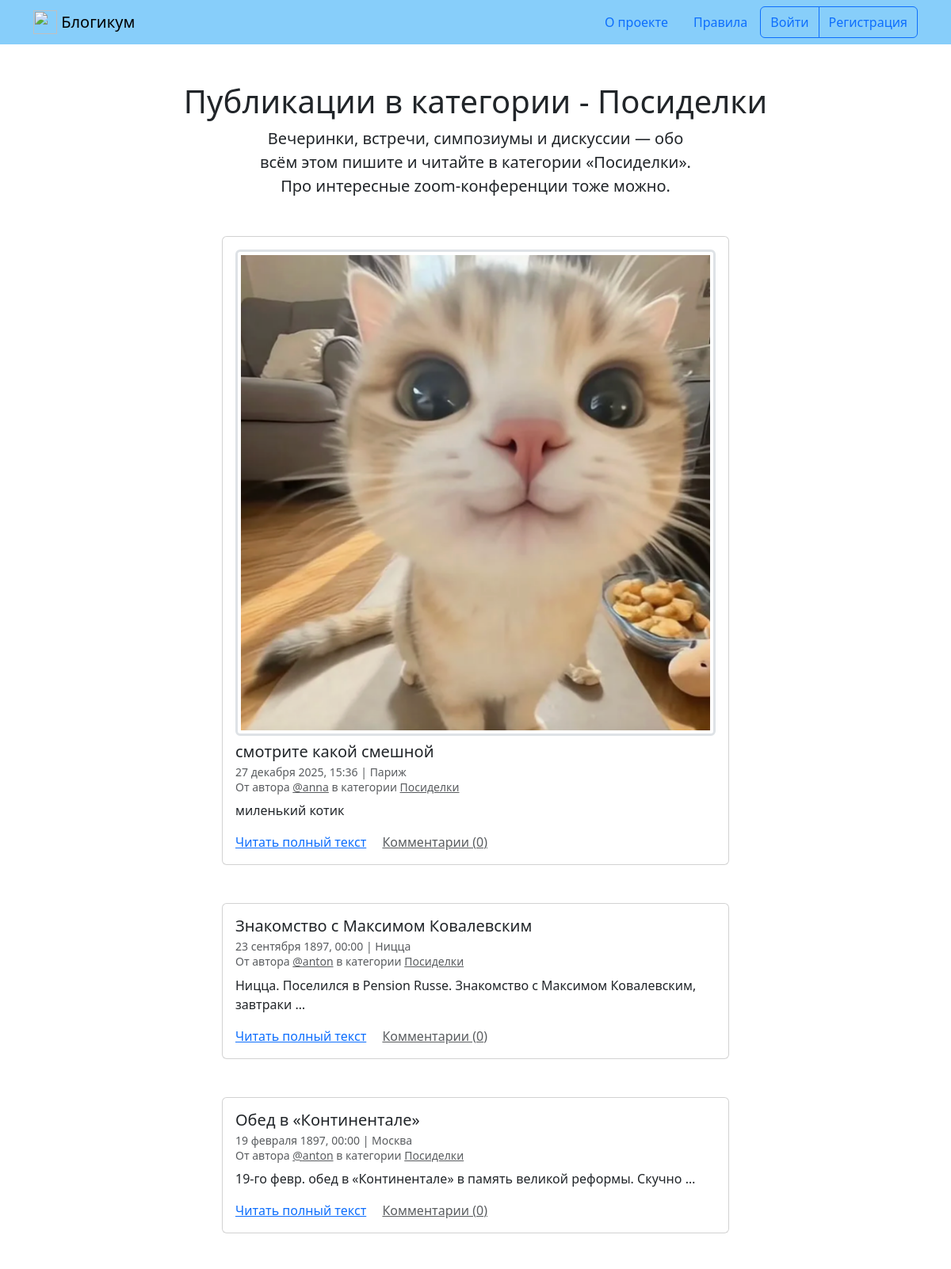
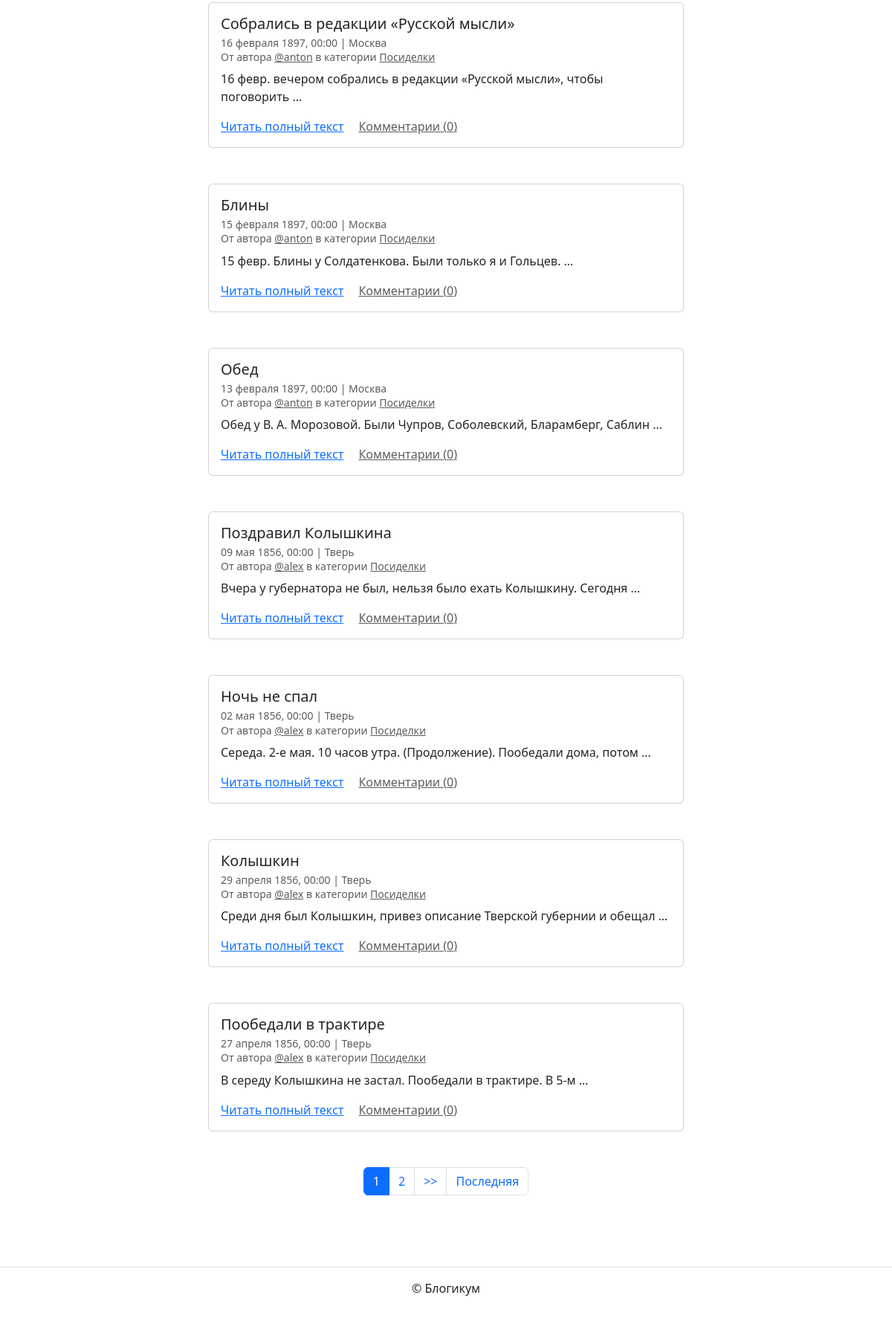
Page /category/party/ on the committed database (2 pictures, top to bottom).
### blog/models.py (models this page shows, shortened)
class PublishedModel(models.Model):
    is_published = models.BooleanField(
        default=True,
        verbose_name='Опубликовано',
        help_text='Снимите галочку, чтобы скрыть публикацию.'
    )
    created_at = models.DateTimeField(
        auto_now_add=True,
        verbose_name='Добавлено'
    )
    class Meta:
        abstract = True

class Category(PublishedModel):
    title = models.CharField(
        max_length=256,
        verbose_name='Заголовок'
    )
    description = models.TextField(
        verbose_name='Описание'
    )
    slug = models.SlugField(
        unique=True,
        verbose_name='Идентификатор',
        help_text=(
            'Идентификатор страницы для URL; разрешены символы латиницы, '
            'цифры, дефис и подчёркивание.'
        )
    )
    class Meta:
        verbose_name = 'категория'
        verbose_name_plural = 'Категории'

class Post(PublishedModel):
    title = models.CharField(
        max_length=256,
        verbose_name='Заголовок'
    )
    text = models.TextField(
        verbose_name='Текст'
    )
    pub_date = models.DateTimeField(
        verbose_name='Дата и время публикации',
        help_text=(
            'Если установить дату и время в будущем — можно делать '
            'отложенные публикации.'
        )
    )
    author = models.ForeignKey(
        User,
        on_delete=models.CASCADE,
        verbose_name='Автор публикации',
        related_name='posts'
    )
    location = models.ForeignKey(
        'Location',
        on_delete=models.SET_NULL,
        null=True,
        blank=True,
        verbose_name='Местоположение',
        related_name='posts'
    )
    category = models.ForeignKey(
        'Category',
        on_delete=models.SET_NULL,
        null=True,
        verbose_name='Категория',
        related_name='posts'
    )
    image = models.ImageField(
        upload_to='posts',
        blank=True,
        verbose_name='Фото',
        help_text='Загрузите фото'
    )
    class Meta:
        verbose_name = 'публикация'
        verbose_name_plural = 'Публикации'
        ordering = ('-pub_date',)

class Location(PublishedModel):
    name = models.CharField(
        max_length=256,
        verbose_name='Название места'
    )
    class Meta:
        verbose_name = 'местоположение'
        verbose_name_plural = 'Местоположения'

### blog/views.py (the view)
def category_posts(request, category_slug):
    category = get_object_or_404(
        Category,
        slug=category_slug,
        is_published=True
    )
    post_list = category.posts.select_related(
        'category', 'location', 'author'
    ).filter(
        is_published=True,
        pub_date__lte=timezone.now()
    ).annotate(
        comment_count=Count('comments')
    ).order_by('-pub_date')
    paginator = Paginator(post_list, 10)
    page_number = request.GET.get('page')
    page_obj = paginator.get_page(page_number)
    context = {
        'category': category,
        'page_obj': page_obj
    }
    return render(request, 'blog/category.html', context)

### templates/blog/category.html (shortened to what this page needs)
{% extends "base.html" %}
{% block content %}
  <h1 class="text-center">Публикации в категории - {{ category.title }}</h1>
  <p class="col-6 offset-3 mb-5 lead text-center">{{ category.description }}</p>
  {% for post in page_obj %}
    <article class="mb-5">
      {% include "includes/post_card.html" %}
    </article>
  {% endfor %}
  {% include "includes/paginator.html" %}
{% endblock %}

### templates/includes/post_card.html (shortened to what this page needs)
<div class="col d-flex justify-content-center">
  <div class="card" style="width: 40rem;">
    <div class="card-body">
      {% if post.image %}
        <a href="{{ post.image.url }}" target="_blank">
          <img class="border-3 rounded img-fluid img-thumbnail mb-2 mx-auto d-block" src="{{ post.image.url }}">
        </a>
      {% endif %}
      <h5 class="card-title">{{ post.title }}</h5>
      <h6 class="card-subtitle mb-2 text-muted">
        <small>
          {{ post.pub_date|date:"d E Y, H:i" }} | {% if post.location and post.location.is_published %}{{ post.location.name }}{% else %}Планета Земля{% endif %}<br>
          От автора <a class="text-muted" href="{% url 'blog:profile' post.author.username %}">@{{ post.author.username }}</a> в
          категории {% include "includes/category_link.html" %}
        </small>
      </h6>
      <p class="card-text">{{ post.text|truncatewords:10 }}</p>
      <a href="{% url 'blog:post_detail' post.id %}" class="card-link">Читать полный текст</a>
      <a href="{% url 'blog:post_detail' post.id %}" class="card-link text-muted">Комментарии ({{ post.comment_count }})</a>
    </div>
  </div>
</div>

### templates/includes/category_link.html
{% if post.category %}
<a class="text-muted" href="{% url 'blog:category_posts' post.category.slug %}">
  {{ post.category.title }}
</a>
{% else %}
Без категории
{% endif %}

### rows in the picture
Category: title "Посиделки", description "Вечеринки, встречи, симпозиумы и дискуссии — обо всём этом пишите и читайте в категории «Посиделки». Про интересные zoom-конференции тоже можно."
Post: image (picture), title "смотрите какой смешной", pub_date "27 декабря 2025, 15:36", location.name "Париж", author.username "anna", category "Посиделки", text "миленький котик", comment_count "0"
Post: title "Знакомство с Максимом Ковалевским", pub_date "23 сентября 1897, 00:00", location.name "Ницца", author.username "anton", category "Посиделки", text "Ницца. Поселился в Pension Russe. Знакомство с Максимом Ковалевским, завтраки …", comment_count "0"
Post: title "Обед в «Континентале»", pub_date "19 февраля 1897, 00:00", location.name "Москва", author.username "anton", category "Посиделки", text "19-го февр. обед в «Континентале» в память великой реформы. Скучно …", comment_count "0"
Post: title "Собрались в редакции «Русской мысли»", pub_date "16 февраля 1897, 00:00", location.name "Москва", author.username "anton", category "Посиделки", text "16 февр. вечером собрались в редакции «Русской мысли», чтобы поговорить …", comment_count "0"
Post: title "Блины", pub_date "15 февраля 1897, 00:00", location.name "Москва", author.username "anton", category "Посиделки", text "15 февр. Блины у Солдатенкова. Были только я и Гольцев. …", comment_count "0"
Post: title "Обед", pub_date "13 февраля 1897, 00:00", location.name "Москва", author.username "anton", category "Посиделки", text "Обед у В. А. Морозовой. Были Чупров, Соболевский, Бларамберг, Саблин …", comment_count "0"
Post: title "Поздравил Колышкина", pub_date "09 мая 1856, 00:00", location.name "Тверь", author.username "alex", category "Посиделки", text "Вчера у губернатора не был, нельзя было ехать Колышкину. Сегодня …", comment_count "0"
Post: title "Ночь не спал", pub_date "02 мая 1856, 00:00", location.name "Тверь", author.username "alex", category "Посиделки", text "Середа. 2-е мая. 10 часов утра. (Продолжение). Пообедали дома, потом …", comment_count "0"
Post: title "Колышкин", pub_date "29 апреля 1856, 00:00", location.name "Тверь", author.username "alex", category "Посиделки", text "Среди дня был Колышкин, привез описание Тверской губернии и обещал …", comment_count "0"
Post: title "Пообедали в трактире", pub_date "27 апреля 1856, 00:00", location.name "Тверь", author.username "alex", category "Посиделки", text "В середу Колышкина не застал. Пообедали в трактире. В 5-м …", comment_count "0"

### other values in the picture
{{ i }} "1"
{{ i }} "2"
